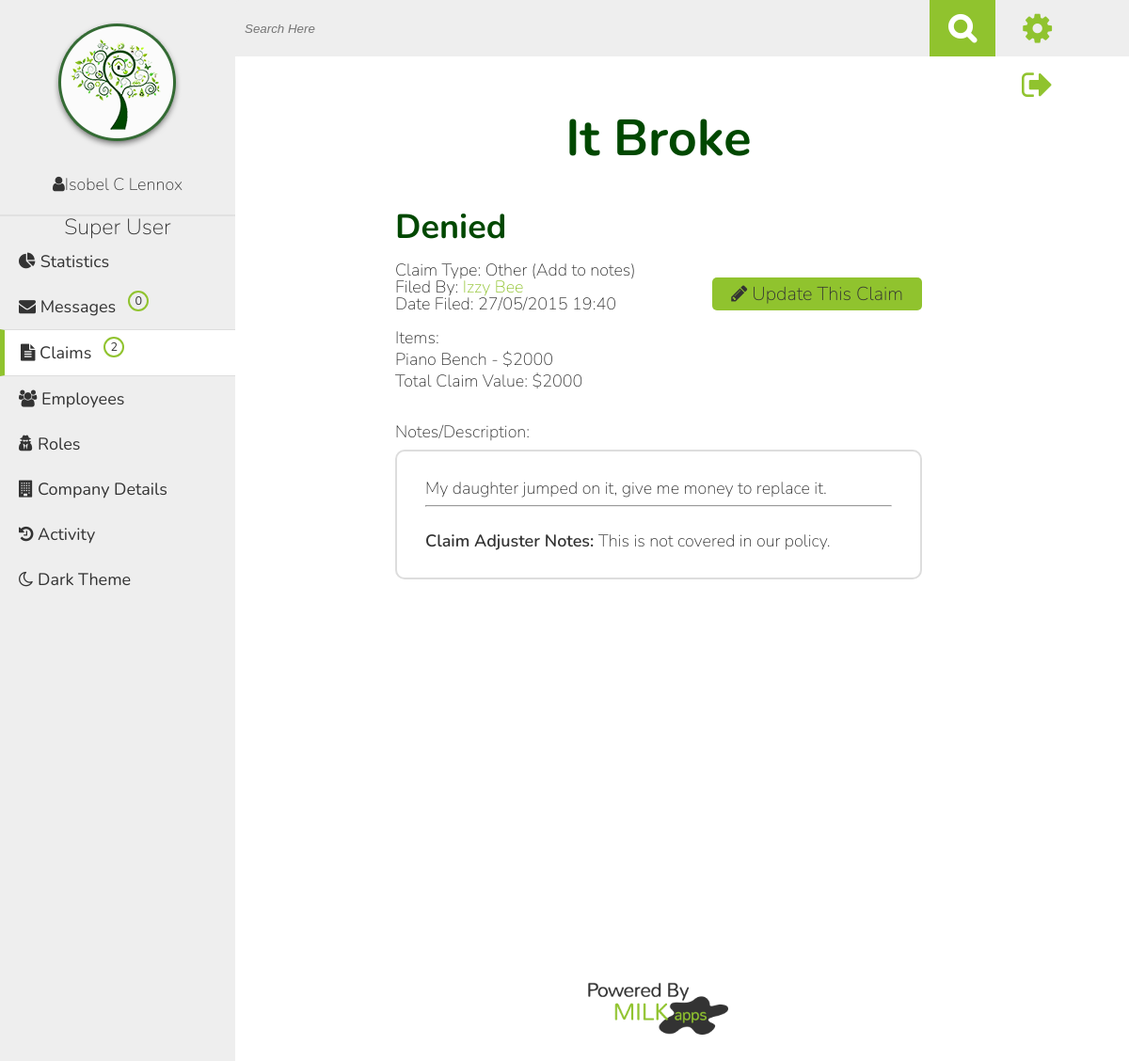
/claim_details.php?id=13 (signed in), run on the app's committed database.
### tables this page shows
CREATE TABLE IF NOT EXISTS `company_details` (
  `id` int(11) NOT NULL,
  `logo` varchar(60) DEFAULT NULL,
  `name` varchar(60) NOT NULL,
  `address` varchar(60) NOT NULL,
  `city` varchar(60) NOT NULL,
  `state` varchar(20) NOT NULL,
  `zip` varchar(10) NOT NULL,
  `phone` varchar(20) NOT NULL,
  `content` varchar(500) NOT NULL
);

CREATE TABLE IF NOT EXISTS `roles` (
  `id` int(11) NOT NULL,
  `name` varchar(60) NOT NULL
);

CREATE TABLE IF NOT EXISTS `claims` (
  `id` int(11) NOT NULL,
  `status_id` int(7) NOT NULL,
  `datetime` varchar(60) NOT NULL,
  `title` varchar(60) NOT NULL,
  `notes` varchar(999) NOT NULL,
  `claim_type` int(7) NOT NULL,
  `user_id` int(7) NOT NULL,
  `updated` varchar(10) NOT NULL,
  `hidden` int(1) NOT NULL
);

CREATE TABLE IF NOT EXISTS `status_types` (
  `id` int(11) NOT NULL,
  `name` varchar(60) NOT NULL
);

CREATE TABLE IF NOT EXISTS `claim_types` (
  `id` int(11) NOT NULL,
  `name` varchar(30) NOT NULL
);

CREATE TABLE IF NOT EXISTS `users` (
  `id` int(11) NOT NULL,
  `is_employee` int(1) NOT NULL,
  `role` int(7) NOT NULL,
  `walkthrough_complete` int(1) NOT NULL,
  `email` varchar(100) NOT NULL,
  `password` varchar(60) NOT NULL,
  `first_name` varchar(60) NOT NULL,
  `last_name` varchar(60) NOT NULL,
  `address` varchar(150) NOT NULL,
  `city` varchar(60) NOT NULL,
  `state` int(7) NOT NULL,
  `zip` varchar(10) NOT NULL,
  `phone` varchar(20) NOT NULL,
  `theme` int(1) NOT NULL,
  `policy_number` varchar(150) NOT NULL,
  `profile_content` varchar(500) NOT NULL,
  `avatar` varchar(200) NOT NULL,
  `account_disabled` int(1) NOT NULL
);

CREATE TABLE IF NOT EXISTS `items` (
  `id` int(11) NOT NULL,
  `user_id` int(7) DEFAULT NULL,
  `category` int(7) DEFAULT NULL,
  `room_id` int(7) DEFAULT NULL,
  `name` varchar(60) DEFAULT NULL,
  `purchase_date` varchar(60) DEFAULT NULL,
  `purchase_price` varchar(20) DEFAULT NULL,
  `declared_value` varchar(60) DEFAULT NULL,
  `notes` varchar(999) DEFAULT NULL,
  `upload_date` varchar(20) DEFAULT NULL,
  `updated` varchar(20) DEFAULT NULL,
  `in_trash` int(2) DEFAULT NULL
);

### claim_details.php (the view, shortened to what the rows shown need)
<?php
$current_page="claims";
include("inc/header.php"); ?>
<?php
if(isset($_GET['id'])){
    $query  = "SELECT * FROM claims WHERE id={$_GET['id']}";
    $result = mysqli_query($connection, $query);
    if($result){
        foreach($result as $show){
              if($_SESSION['is_employee']==1 || $show['user_id']===$_SESSION['user_id'] ){
                    $type_query  = "SELECT * FROM claim_types WHERE id={$show['claim_type']}";
                    $type_result = mysqli_query($connection, $type_query);
                    if($type_result){
                        $type_array=mysqli_fetch_assoc($type_result);
                        $claim_type=$type_array['name'];
                    }
                   echo "<h1>".$show['title']."</h1>";
                    $status_query  = "SELECT * FROM status_types WHERE id={$show['status_id']}";
                    $status_result = mysqli_query($connection, $status_query);
                    if($status_result){
                        $status_array=mysqli_fetch_assoc($status_result);
                        $status=$status_array['name'];
                    }
                    if($_SESSION['is_employee']==1){
                        echo "<h2>".$status."</h2>";
                     foreach($_SESSION['permissions'] as $key => $val){
                        if($val==4){
                           $permission=1;
                            }
                        }
                        if($permission==1){
                             echo "<a class=\"green_submit right\" href=\"update_claim.php?id=".$_GET['id']."\"><i class=\"fa fa-pencil\"></i> Update This Claim</a><br/>";
                        }
                    }
            echo "Claim Type: ".$claim_type."<br/>";
            $user=find_user_by_id($show['user_id']);
            $username=$user['first_name']." ".$user['last_name'];
            echo "Filed By: <a href=\"profile.php?user=".$user['id']."\">".$username."</a><br/>";
            echo "Date Filed: ".$show['datetime']."<br/><br/>";
            echo "Items: <ul>";
            $item_query  = "SELECT * FROM claim_items WHERE claim_id={$show['id']}";
            $item_result = mysqli_query($connection, $item_query);
                  $total_value=0;
            foreach($item_result as $item){
                  $itemname_query  = "SELECT * FROM items WHERE id={$item['item_id']}";
                  $itemname_result = mysqli_query($connection, $itemname_query);
                  foreach($itemname_result as $itemname){
                        $dollar= strtok($itemname['declared_value'], '.');
                        $value=preg_replace("/[^0-9]/","",$dollar);
                        echo "<li> <a href=\"item_details.php?id=".$itemname['id']."\">".$itemname['name']."</a> - $".$value."</li>";
                        $total_value=$total_value+$value;
                    }
            }
                  echo "Total Claim Value: $".$total_value;
            echo "</ul>";
            echo "<br/><br/>";
            echo "Notes/Description: <div class=\"notes_container\">".$show['notes']."</div><br/>";
    }else{
        echo "Oops! It looks like you do not have permission to be here";
     }
        }
     }
}else{
    echo "This claim does not exist!";
}
 ?>
<?php include("inc/footer.php"); ?>

### inc/header.php (shortened to what the rows shown need)
<?php require_once("inc/session.php");
require_once("inc/functions.php");
?>
<!DOCTYPE html>
<html>
    <head>
        <?php if(isset($_SESSION['theme'])){
        if($_SESSION['theme']==1){
                     ?>
                    <link rel="stylesheet" href="css/style.css">
                    <link rel="stylesheet" href="css/dark-theme.css">
            <?php  }else{
                      ?>
                    <link rel="stylesheet" href="css/style.css">
            <?php   }
        }else{ ?>
            <link rel="stylesheet" href="css/style.css">
        <?php } ?>
        <link rel="stylesheet" href="//maxcdn.bootstrapcdn.com/font-awesome/4.3.0/css/font-awesome.min.css">
    </head>
<body>
<nav>
  <div class= 'logo_user'>
    <?php
        $logo_query="SELECT * FROM company_details";
        $logo_found=mysqli_query($connection, $logo_query);;
        if($logo_found){
            $details=mysqli_fetch_assoc($logo_found);
            $logo=$details['logo'];
        }else{
            $logo="img/under_my_roof_sm.png";
        }
        ?>
    <a href="index.php"><img src="<?php echo $logo; ?>" alt="Greenwell Bank Logo"></a><br>
<?php
if(isset($sub_page) && $sub_page=="profile"){
    echo "<p class=\"sub_page\"><i class=\"fa fa-user\"> </i><a href=\"profile.php\"> " . $_SESSION['username'] ."</a></p>";
}else{
   echo " <p><i class=\"fa fa-user\"> </i><a href=\"profile.php\">". $_SESSION['username'] . "</a></p>";
}
echo "</div>";
if($_SESSION['is_employee']==0){
         ?>
        <ul>
         <?php
                if(isset($current_page) && $current_page=="dashboard"){
                    echo "<li class=\"current_page\"><a href=\"index.php\"><i class=\"fa fa-tachometer\"></i> Dashboard</a></li>";
                }else{
                   echo " <li><a href=\"index.php\"><i class=\"fa fa-tachometer\"></i> Dashboard</a></li>";
                }
                if(isset($current_page) && $current_page=="inventory"){
                    echo "<li class=\"current_page\"><a href='inventory.php'><i class=\"fa fa-cubes\"></i> Inventory</a>";
                    echo "<ul>";
                    if(isset($sub_page)&&($sub_page == "add_item")) {
                      echo "<li class=\"sub_page\"><a href='add_item.php'><i class=\"fa fa-plus\"></i> Add Item</a></li>";
                    } else {
                      echo "<li><a href=\"add_item.php\"><i class=\"fa fa-plus\"></i> Add Item</a></li>";
                    }
                    if(isset($sub_page)&&($sub_page == "view_rooms")) {
                      echo "<li class=\"sub_page\"><a href='rooms.php'><i class=\"fa fa-eye\"></i> View Rooms</a></li>";
                    } else {
                      echo "<li><a href='rooms.php'><i class=\"fa fa-eye\"></i> View Rooms</a></li>";
                    }
                    echo "</ul></li>";
                ?>
            <?php
                }else{
                   echo " <li><a href='inventory.php'><i class=\"fa fa-cubes\"></i> Inventory</a> ";
                     ?>
              <ul>
                <li><a href="add_item.php"><i class="fa fa-plus"></i> Add Item</a></li>
                <li><a href="rooms.php"><i class="fa fa-eye"></i> View Rooms</a></li>
              </ul> </li>
               <?php
                }
    if(isset($current_page) && $current_page=="claims"){
      $all_query  = "SELECT COUNT(*) as total FROM claims WHERE user_id={$_SESSION['user_id']} AND status_id=4";
      $all_result = mysqli_query($connection, $all_query);
      $data=mysqli_fetch_assoc($all_result);
      if($data['total']==0){ $claim_alert=""; $total_alerts=""; }else{ $claim_alert="claim_alert_client"; $total_alerts=$data['total']; }
      ?>
            <li class="current_page"><a class='alert_container' href="claim_history.php"><i class="fa fa-folder-open"></i> Claims <div class="<?php echo $claim_alert; ?>"><?php echo $total_alerts; ?></div></a>
            <ul>
          <?php
              if(isset($sub_page)&&($sub_page == "file_claim")) {
                echo "<li class=\"sub_page\"><a href=\"file_new_claim.php\"><i class=\"fa fa-file-text\"></i> File Claim</a></li> ";
              } else {
                echo "<li><a href=\"file_new_claim.php\"><i class=\"fa fa-file-text\"></i> File Claim</a></li>";
              }?>
            </ul>
            </li>
<?php }else{
            $all_query  = "SELECT COUNT(*) as total FROM claims WHERE user_id={$_SESSION['user_id']} AND status_id=4";
            $all_result = mysqli_query($connection, $all_query);
            $data=mysqli_fetch_assoc($all_result);
            if($data['total']==0){ $claim_alert=""; $total_alerts=""; }else{ $claim_alert="claim_alert_client"; $total_alerts=$data['total']; }
          ?>
            <li><a class='alert_container' href="claim_history.php"><i class="fa fa-folder-open"></i> Claims <div class="<?php echo $claim_alert; ?>"><?php echo $total_alerts; ?></div></a>
                <ul>
                 <li><a href="file_new_claim.php"><i class="fa fa-file-text"></i> File Claim</a></li>
                </ul>
            </li>
   <?php }
             if(isset($current_page) && $current_page=="activity"){ ?>
            <li class="current_page"><a href="activity.php"><i class="fa fa-history"></i> Activity</a></li>
            <?php }else{ ?>
             <li><a href="activity.php"><i class="fa fa-history"></i> Activity</a></li>
           <?php  }
            if(isset($current_page) && $current_page=="help"){?>
            <li class="current_page"><a href="help.php"><i class="fa fa-question"></i> Help</a></li>
             <?php }else{ ?>
              <li><a href="help.php"><i class="fa fa-question"></i> Help</a></li>
              <?php  } ?>
        </ul>
<?php }else{
     ?>
     <?php
    $role_query  = "SELECT * FROM roles WHERE id={$_SESSION['role']}";
    $role_result = mysqli_query($connection, $role_query);
    if($role_result){
        $role=mysqli_fetch_assoc($role_result);
        echo "<h4>".$role['name']."</h4>";
    }
    $claim_notification="SELECT COUNT(*) as total FROM claims WHERE status_id=0";
    $result=mysqli_query($connection, $claim_notification);
    $data=mysqli_fetch_assoc($result);
    $total= $data['total'];
   $role=0;
     foreach($_SESSION['permissions'] as $key => $val){
        if($val==3){
            $role++;
        }
    }  ?>
            <ul>
                   <?php
                    $message_query="SELECT COUNT(*) as messages FROM messages WHERE sent_to={$_SESSION['user_id']} AND viewed=0";
                    $message_found=mysqli_query($connection, $message_query);
                    $mes=mysqli_fetch_assoc($message_found);
                    $num_messg= $mes['messages'];
                    ?>
                <?php  if(isset($current_page) && $current_page=="dashboard"){ ?>
                        <li class="current_page"><a href="index.php"><i class="fa fa-pie-chart"></i> Statistics</a></li>
                <?php  }else{ ?>
                    <li><a href="index.php"><i class="fa fa-pie-chart"></i> Statistics</a></li>
                <?php   } ?>
                <?php  if(isset($current_page) &&  $current_page=="messages"){ ?>
                        <li class="current_page"><a href="messages.php" class='alert_container'><i class="fa fa-envelope"></i> Messages <div class="claim_alert"><?php echo $num_messg; ?></div></a></li>
                <?php  }else{ ?>
                        <li><a href="messages.php" class='alert_container'><i class="fa fa-envelope"></i> Messages <div class="claim_alert"><?php echo $num_messg; ?></div></a></li>
                <?php   } ?>
                <?php
                      if(isset($current_page) && $current_page=="claims"){ ?>
                <li class="current_page"><a class='alert_container' href="claims.php?pending"><i class="fa fa-file-text"></i> Claims <div class="claim_alert"><?php echo $total; ?></div></a></li>
              <?php  }else{ ?>
                <li><a class='alert_container' href="claims.php?pending"><i class="fa fa-file-text"></i> Claims <div class="claim_alert"><?php echo $total; ?></div></a></li>
             <?php   } ?>
                <?php  if(isset($current_page) && $current_page=="employees"){ ?>
                        <li class="current_page"><a href="employees.php"><i class="fa fa-users"></i> Employees</a></li>
              <?php  }else{ ?>
                     <li><a href="employees.php"><i class="fa fa-users"></i> Employees</a></li>
             <?php   } ?>
                <?php  if(isset($current_page) && $current_page=="roles"){
                        if($role == 1){ ?>
                            <li class="current_page"><a href="roles.php"><i class="fa fa-user-secret"></i> Roles</a></li>
                        <?php }?>
              <?php  }else{
                        if($role == 1){ ?>
                <li><a href="roles.php"><i class="fa fa-user-secret"></i> Roles</a></li>
                <?php }?>
             <?php   } ?>
            <?php  if(isset($current_page) && $current_page=="company"){ ?>
                        <li class="current_page"><a href="company_details.php"><i class="fa fa-building"></i> Company Details</a></li>
              <?php  }else{ ?>
                      <li><a href="company_details.php"><i class="fa fa-building"></i> Company Details</a></li>
             <?php   } ?>
                <?php if(isset($current_page) && $current_page=="activity"){ ?>
                <li class="current_page"><a href="activity.php"><i class="fa fa-history"></i> Activity</a></li>
                    <?php }else{ ?>
                     <li><a href="activity.php" ><i class="fa fa-history"></i> Activity</a></li>
                   <?php  } ?>
            </ul>
<?php }  ?>
            <ul id="themes">
                 <?php if(isset($_SESSION['theme'])){
            if($_SESSION['theme']==1){
                  echo "<li><a href=\"edit.php?theme\"><i class=\"fa fa-sun-o\"></i> Light Theme</a></li>";
                    }else{
                    echo "<li><a href=\"edit.php?theme\"><i class=\"fa fa-moon-o\"></i> Dark Theme</a></li>";
                    }
                }else{
            echo "<li><a href=\"edit.php?theme\"><i class=\"fa fa-moon-o\"></i> Dark Theme</a></li>";
            }
        ?>
             </ul>
          </nav>
        <div class="clearfix" id="page">
              <div class="content_wrapper">

### data on the page
company_details: logo (picture)
roles: name "Super User"
claims: title "It Broke", status_types.name "Denied", claim_types.name "Other (Add to notes)", user.last_name "Izzy Bee", datetime "27/05/2015 19:40", total_value "2000", notes "My daughter jumped on it, give me money to replace it. Claim Adjuster Notes: This is not covered in our policy."
items: name "Piano Bench", declared_value "2000"

### other printed values
$_SESSION['username'] "Isobel C Lennox"
$num_messg "0"
$total "2"
